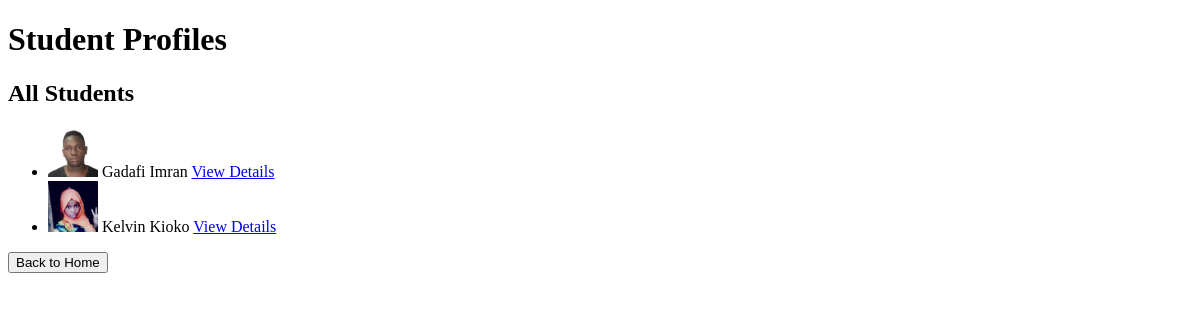
Page /profiles/ on the earlier database version.
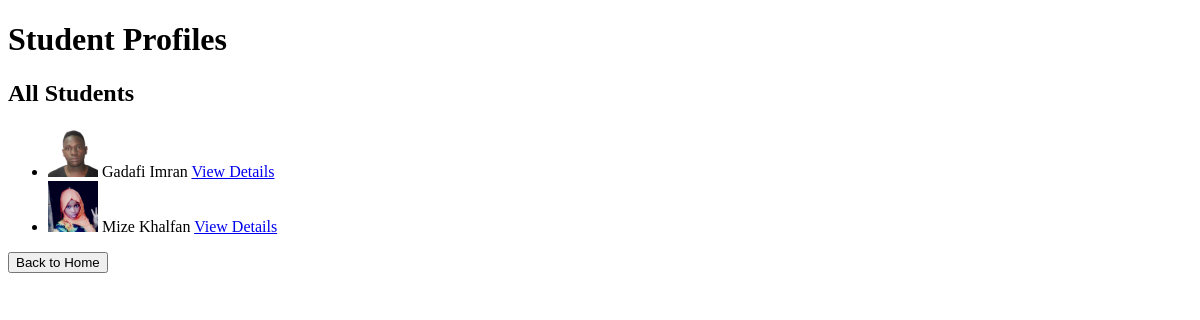
Same page on the later database version.
### attendance/models.py (models this page shows, shortened)
class StudentProfile(models.Model):
    user_name = models.CharField(max_length=300)
    first_name = models.CharField(max_length=70)
    last_name = models.CharField(max_length=70)
    reg_no = models.CharField(max_length=70)  # Registration number should be a CharField for alphanumeric codes
    phone = models.CharField(max_length=15)  # Using CharField to accommodate special characters like '+'
    email = models.EmailField()
    dob = models.DateField()  # Date of birth
    course = models.CharField(max_length=200)
    religion = models.CharField(max_length=70)
    games = models.CharField(max_length=70)
    hostel = models.CharField(max_length=70)
    room_no = models.CharField(max_length=70)
    year = models.CharField(max_length=70 ,null=True, blank=False)
    fee_balance = models.CharField(max_length=70,null=True, blank=False)
    parents_phone = models.CharField(max_length=15)  # CharField for phone
    parents_name = models.CharField(max_length=70)
    address = models.CharField(max_length=100)  # Increased length for more flexibility
    role = models.CharField(choices=ROLES, max_length=20, null=True, blank=False, default='student')
    image = models.ImageField(upload_to='profile_images/',null=True, blank=False)
    updated = models.DateTimeField(auto_now=True)

### attendance/views.py (the view)
# urls.py: path('profiles/', views.profiles, name='profiles'),  # Admin URL to view all profiles
def profiles(request):
    profiles = StudentProfile.objects.all()
    context = {
        'profiles': profiles
    }
    return render(request, 'core/profiles.html', context)

### templates/core/profiles.html (shortened to what this page needs)
{% load static %}
<!DOCTYPE html>
<html lang="en">
<head>
    <link rel="stylesheet" href="{% static 'css/style.css' %}">
</head>
<body>
    <header>
        <h1>Student Profiles</h1>
    </header>
    <main>
        <section>
            <h2>All Students</h2>
            <ul>
                {% for profile in profiles %}
                    <li>
                        <img src="{{ profile.image.url }}" alt="Profile Picture" width="50">
                        {{ profile.first_name }} {{ profile.last_name }}
                        <a href="{% url 'details' %}">View Details</a>
                    </li>
                {% empty %}
                    <li>No profiles available.</li>
                {% endfor %}
            </ul>
        </section>
        <button onclick="window.location.href='{% url 'index' %}'">Back to Home</button>
    </main>
</body>
</html>

Differences in the rows shown:
changed StudentProfile: first_name "Kelvin" → "Mize"; last_name "Kioko" → "Khalfan"
